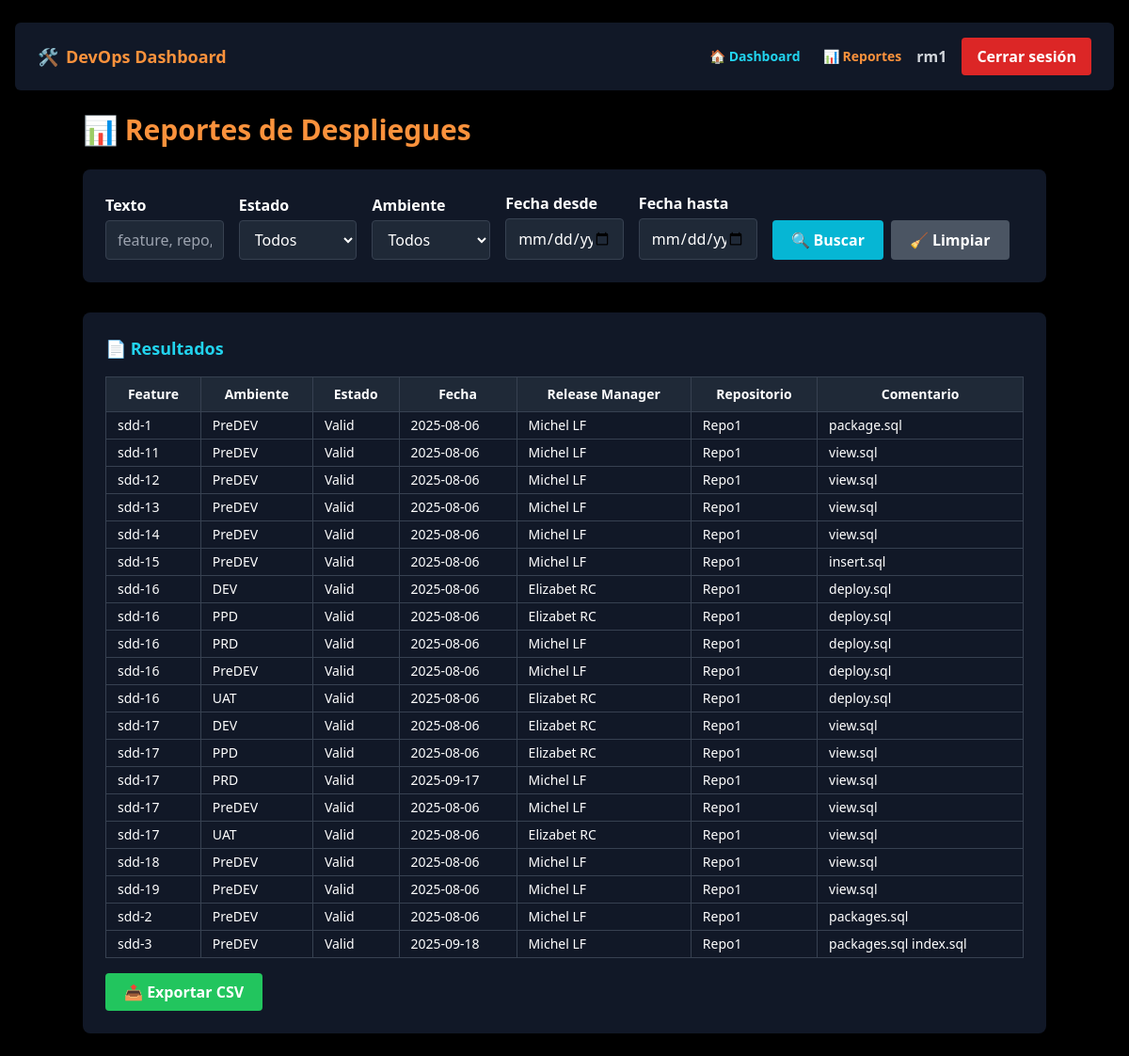
The app's page /reports (signed in), older data.
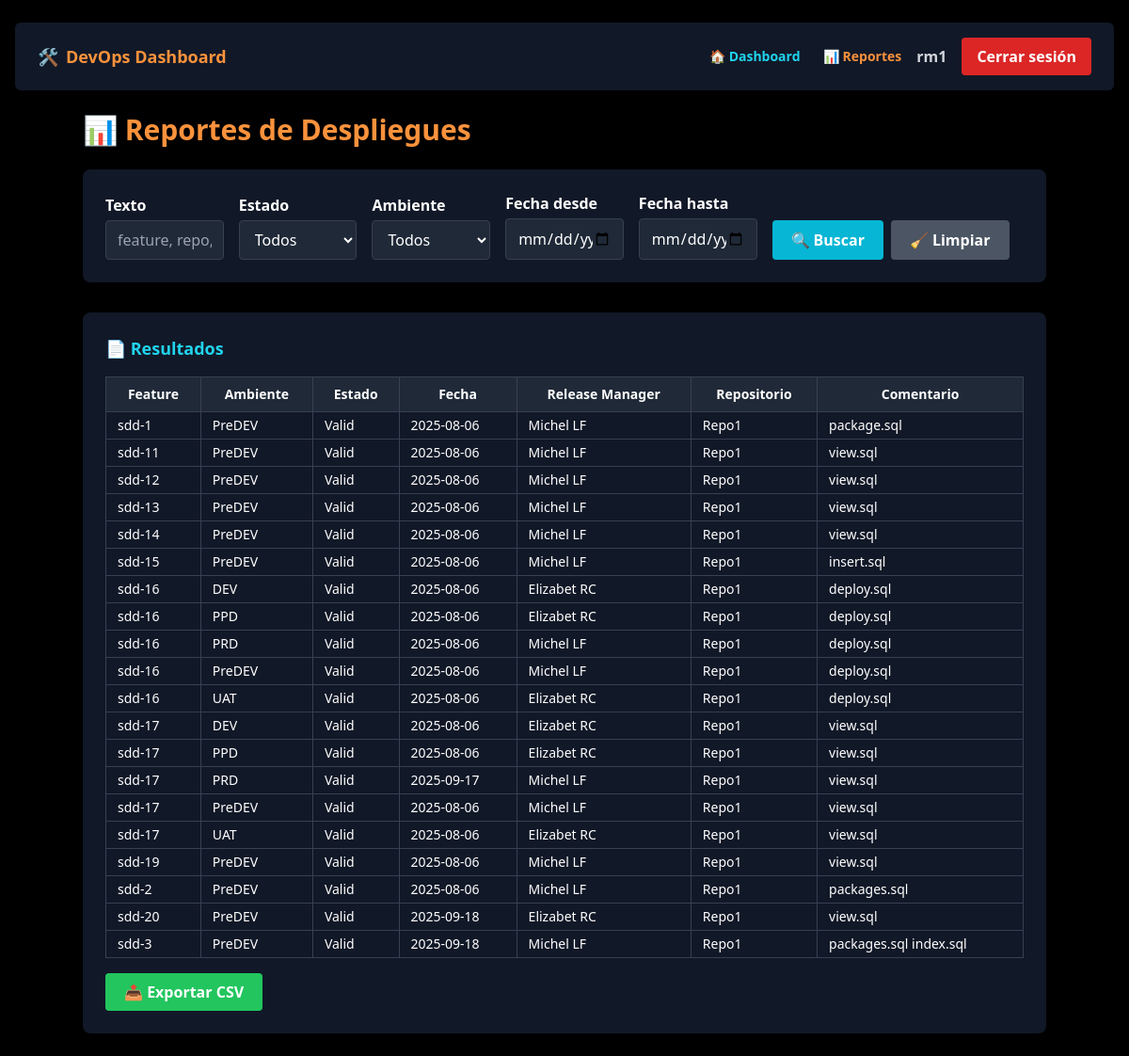
The same page, newer data.
### tables this page shows
CREATE TABLE deployments (
    id INTEGER PRIMARY KEY AUTOINCREMENT,
    feature_id INTEGER NOT NULL,
    ambiente TEXT,
    estado TEXT,
    fecha TEXT,
    release_manager TEXT,
    UNIQUE(feature_id, ambiente),
    FOREIGN KEY(feature_id) REFERENCES features(id)
);

CREATE TABLE "features" (
            id INTEGER PRIMARY KEY AUTOINCREMENT,
            product_id INTEGER NOT NULL,
            name TEXT NOT NULL,
            repositorio TEXT,
            master TEXT,
            UNIQUE(name, repositorio),
            FOREIGN KEY (product_id) REFERENCES products(id)
        );

### app.py (the view)
@app.route("/reports", methods=["GET"])
@login_required
def reports():
    filtro = request.args.get("filtro", "").strip()
    filter_estado = request.args.get("filter_estado", "")
    filter_ambiente = request.args.get("filter_ambiente", "")
    start_date = request.args.get("start_date", "")
    end_date = request.args.get("end_date", "")
    rows = get_all_features()
    def within_date_range(row):
        if not row["fecha"]:
            return False
        row_date = datetime.strptime(row["fecha"], "%Y-%m-%d")
        if start_date:
            if row_date < datetime.strptime(start_date, "%Y-%m-%d"):
                return False
        if end_date:
            if row_date > datetime.strptime(end_date, "%Y-%m-%d"):
                return False
        return True
    filtered_deployments = [
        r for r in rows
        if (not filtro or
            filtro.lower() in r["name"].lower() or
            filtro.lower() in r["repositorio"].lower() or
            filtro.lower() in (r["estado"] or "").lower())
        and (not filter_estado or r["estado"] == filter_estado)
        and (not filter_ambiente or r["ambiente"] == filter_ambiente)
        and within_date_range(r)
    ]
    return render_template("reports.html",
                           filtered_deployments=filtered_deployments,
                           ambiente_options=ambiente_options,
                           estado_options=estado_options,
                           filtro=filtro,
                           filter_estado=filter_estado,
                           filter_ambiente=filter_ambiente,
                           start_date=start_date,
                           end_date=end_date)

### app.py (called while the page is built)
def login_required(f):
    @wraps(f)
    def decorated_function(*args, **kwargs):
        if 'user_id' not in session:
            return redirect(url_for('login'))
        return f(*args, **kwargs)
    return decorated_function

### model.py (called while the page is built, shortened)
def get_db_connection():
    conn = sqlite3.connect(DB_NAME)
    conn.row_factory = sqlite3.Row
    return conn

def get_all_features(filtro=None):
    conn = get_db_connection()
    cursor = conn.cursor()
    query = '''
        SELECT
            f.id AS feature_id,
            f.name,
            f.repositorio,
            f.master,
            p.name AS type,
            s.name AS application,
            t.name AS tenancy,
            d.ambiente,
            d.estado,
            d.fecha,
            d.release_manager
        FROM features f
        JOIN products p ON f.product_id = p.id
        JOIN solutions s ON p.solution_id = s.id
        JOIN tenants t ON s.tenant_id = t.id
        LEFT JOIN deployments d ON f.id = d.feature_id
    '''
    params = []
    query += ' ORDER BY f.name, d.ambiente'
    cursor.execute(query, params)
    rows = cursor.fetchall()
    conn.close()
    return rows

### templates/reports.html (shortened to what this page needs)
<!DOCTYPE html>
<html lang="en">
<head>
  <script src="https://cdn.tailwindcss.com"></script>
</head>
<body class="bg-black text-white px-4 py-6">
<header x-data="{ open: false }" class="sticky top-0 z-50 bg-black mb-6">
  <div class="flex justify-between items-center py-4 px-4 md:px-6 bg-gray-900 rounded-md">
    <div class="text-lg font-bold text-orange-400 flex items-center gap-2">
      <span>🛠</span> <span>DevOps Dashboard</span>
    </div>
    <div class="hidden md:flex items-center space-x-4">
      <nav class="flex space-x-6 text-sm items-center">
        <a href="/" class="text-cyan-400 hover:text-cyan-300 font-semibold flex items-center gap-1">🏠 <span>Dashboard</span></a>
        <a href="/reports" class="text-orange-400 hover:text-orange-300 font-semibold flex items-center gap-1">📊 <span>Reportes</span></a>
      </nav>
      <span class="text-gray-300 font-semibold">{{ session['username'] }}</span>
      <a href="{{ url_for('logout') }}"
         class="ml-2 bg-red-600 hover:bg-red-700 text-white font-semibold px-4 py-2 rounded transition">
        Cerrar sesión
      </a>
    </div>
  </div>
</header>
<div class="max-w-5xl mx-auto">
  <h1 class="text-3xl font-bold text-orange-400 mb-6">📊 Reportes de Despliegues</h1>
<div class="bg-gray-900 p-6 rounded-lg shadow-lg mb-8">
  <form method="GET" action="/reports">
    <div class="grid md:grid-cols-7 gap-4 items-end">
      <div class="col-span-1">
        <label class="font-semibold block mb-1">Texto</label>
        <input type="text" name="filtro" value="{{ filtro }}"
               class="w-full bg-gray-800 border border-gray-700 rounded px-3 py-2"
               placeholder="feature, repo, estado...">
      </div>
      <div class="col-span-1">
        <label class="font-semibold block mb-1">Estado</label>
        <select name="filter_estado"
                class="w-full bg-gray-800 border border-gray-700 rounded px-3 py-2">
          <option value="">Todos</option>
        </select>
      </div>
      <div class="col-span-1">
        <label class="font-semibold block mb-1">Ambiente</label>
        <select name="filter_ambiente"
                class="w-full bg-gray-800 border border-gray-700 rounded px-3 py-2">
          <option value="">Todos</option>
        </select>
      </div>
      <div class="col-span-1">
        <label class="font-semibold block mb-1">Fecha desde</label>
        <input type="date" name="start_date" value="{{ start_date }}"
               class="w-full bg-gray-800 border border-gray-700 rounded px-3 py-2">
      </div>
      <div class="col-span-1">
        <label class="font-semibold block mb-1">Fecha hasta</label>
        <input type="date" name="end_date" value="{{ end_date }}"
               class="w-full bg-gray-800 border border-gray-700 rounded px-3 py-2">
      </div>
      <div class="col-span-2 flex gap-2">
        <button type="submit"
                class="flex items-center gap-1 bg-cyan-500 hover:bg-cyan-600 text-white font-semibold px-5 h-[42px] rounded">
          <span>🔍</span>
          <span>Buscar</span>
        </button>
        <a href="/reports"
           class="flex items-center gap-1 bg-gray-600 hover:bg-gray-700 text-white font-semibold px-5 h-[42px] rounded">
          <span>🧹</span>
          <span>Limpiar</span>
        </a>
      </div>
    </div>
  </form>
</div>
  {% if filtered_deployments %}
  <div class="bg-gray-900 p-6 rounded-lg shadow-lg">
    <h2 class="text-cyan-400 text-lg font-semibold mb-4">📄 Resultados</h2>
    <div class="overflow-x-auto">
      <table id="filteredTable" class="w-full text-sm table-auto">
        <thead>
          <tr class="bg-gray-800">
            <th class="px-3 py-2 border border-gray-700">Feature</th>
            <th class="px-3 py-2 border border-gray-700">Ambiente</th>
            <th class="px-3 py-2 border border-gray-700">Estado</th>
            <th class="px-3 py-2 border border-gray-700">Fecha</th>
            <th class="px-3 py-2 border border-gray-700">Release Manager</th>
            <th class="px-3 py-2 border border-gray-700">Repositorio</th>
            <th class="px-3 py-2 border border-gray-700">Comentario</th>
          </tr>
        </thead>
        <tbody>
          {% for row in filtered_deployments %}
          <tr>
            <td class="border border-gray-700 px-3 py-1">{{ row.name }}</td>
            <td class="border border-gray-700 px-3 py-1">{{ row.ambiente }}</td>
            <td class="border border-gray-700 px-3 py-1">{{ row.estado }}</td>
            <td class="border border-gray-700 px-3 py-1">{{ row.fecha or '-' }}</td>
            <td class="border border-gray-700 px-3 py-1">{{ row.release_manager or '-' }}</td>
            <td class="border border-gray-700 px-3 py-1">{{ row.repositorio }}</td>
            <td class="border border-gray-700 px-3 py-1">{{ row.master or '-' }}</td>
          </tr>
          {% endfor %}
        </tbody>
      </table>
    </div>
    <button onclick="exportFilteredCSV()"
            class="mt-4 bg-green-500 hover:bg-green-600 text-white font-semibold px-5 py-2 rounded">
      📤 Exportar CSV
    </button>
  </div>
  {% else %}
  <p class="text-gray-400 italic mt-6">No se encontraron resultados.</p>
  {% endif %}
</div>
</body>
</html>

Row changes from the older to the newer data that the page shows:
removed deployments: name "sdd-18", ambiente "PreDEV", estado "Valid", fecha "2025-08-06", release_manager "Michel LF", repositorio "Repo1", master "view.sql"
added deployments: name "sdd-20", ambiente "PreDEV", estado "Valid", fecha "2025-09-18", release_manager "Elizabet RC", repositorio "Repo1", master "view.sql"
